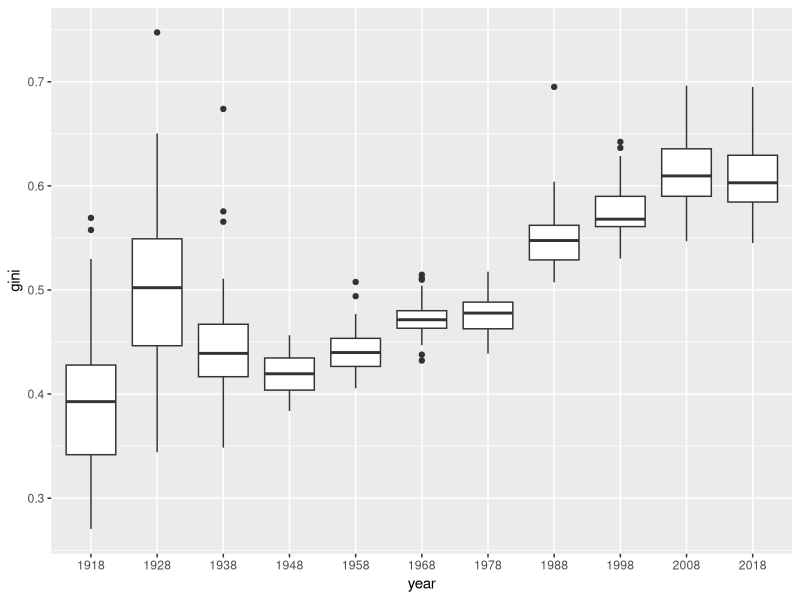

Recreate this plot in R.
## ---- chunk 1
knitr::opts_chunk$set(echo = FALSE, message = FALSE, warning = FALSE)
## ---- chunk 2
library(tidyverse)
library(MASS)
## ---- chunk 3
df <- read_csv("Inequality_data.csv")
## ---- chunk 4
summary(df)
## ---- chunk 5
df %>% pivot_longer(cols = -State, names_to = "year", values_to = "gini") %>% 
  filter(gini != 1000) %>% 
  ggplot(aes(x = year, y = gini)) +
  geom_boxplot() 
## ---- chunk 6
boxplot.stats(df$`1938`)$out -> outliers
df[which(df$`1938` %in% c(outliers)),]
